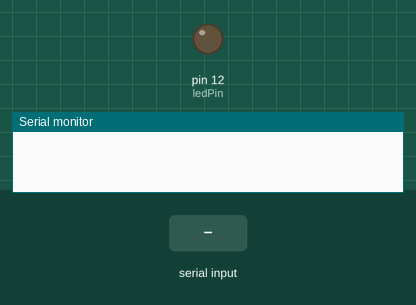
The sketch below on a simulated Arduino Uno, built with avr-gcc and run on an emulated ATmega328P. On the bench: output pins drawn as LEDs (lit = HIGH), the last lines printed to the serial monitor. The test bench sets the inputs (shaded band).

Above: at 1.2 s.
1.3 s: "1" received over Serial
At 1.8 s:
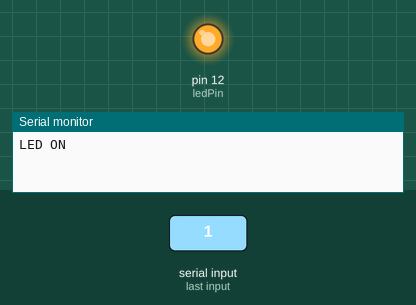
2.8 s: "0" received over Serial
At 4.1 s:
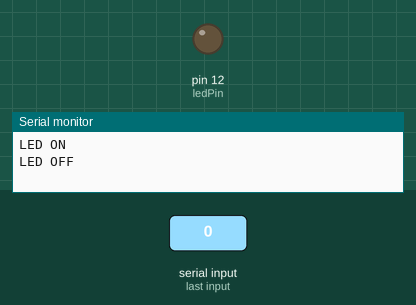
Timing chart, 0 to 5.8 s (numbered marks = the images above; inputs shaded):
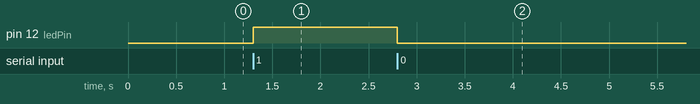

The sketch:

arduino_led_blink_sketch.ino
```cpp
// (licence header left out)
const int ledPin = 12; // pin which led is connected to

void setup() {
  pinMode(ledPin, OUTPUT); // Set the LED pin as an output
  Serial.begin(9600);     // Initialize serial communication at 9600 baud rate
}

void loop() {
  if (Serial.available()) { // Check if there's incoming data in the serial buffer
    char command = Serial.read(); // Read the incoming character and store as a string character

    if (command == '1') { // If '1' is received, turn LED on
      digitalWrite(ledPin, HIGH);
      Serial.println("LED ON"); // Send 'on' confirmation back to serial monitor
    } else if (command == '0') { // If '0' is received, turn LED off
      digitalWrite(ledPin, LOW);
      Serial.println("LED OFF"); // Send 'off' confirmation back to Python
    }
  }
}
```

Measured:
- after the input at 1.3 s, pin 12 (ledPin): LOW → HIGH at once
- after the input at 2.8 s, pin 12 (ledPin): HIGH → LOW at once
